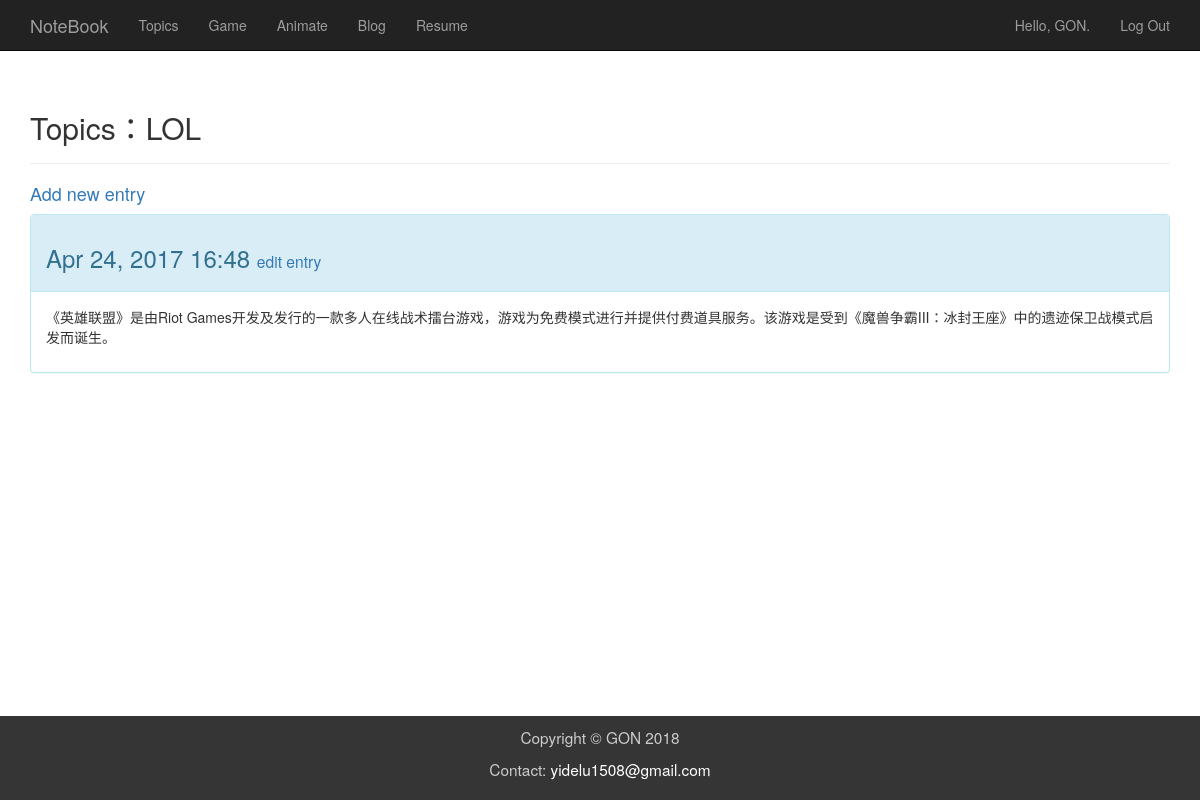
The page /topics/2/ (signed in) on the database its author committed.
### learn/models.py (models this page shows, shortened)
class Topic(models.Model):
    text = models.CharField(max_length=200)
    date_added = models.DateTimeField(auto_now_add=True)
    owner = models.ForeignKey(User)
    def __str__(self):
        return self.text

class Entry(models.Model):
    topic = models.ForeignKey(Topic)
    text = RichTextUploadingField(null=True, blank=True)
    date_added = models.DateTimeField(auto_now_add=True)
    class Meta:
        verbose_name_plural = 'entries'

### learn/views.py (the view)
# urls.py: url(r'^topics/(?P<topic_id>\d+)/$', learn_views.topic, name='topic'),
@login_required
def topic(request, topic_id):
    topic = Topic.objects.get(id = topic_id)
    if topic.owner != request.user:
        raise Http404
    entries = topic.entry_set.order_by('-date_added')
    context = {'topic': topic, 'entries': entries}
    return render(request, 'topic.html', context)

### learn/templates/topic.html
{% extends 'learn/base.html' %}
{% block header %}
  <h2>Topics：{{ topic }}</h2>
{% endblock header %}
{% block content %}
  <h4>
    <a href="{% url 'new_entry' topic.id %}">Add new entry</a>
  </h4>
  {% for entry in entries %}
    <div class="panel panel-info">
      <div class="panel-heading">
        <h3>
          {{ entry.date_added|date:'M d, Y H:i' }}
          <small>
            <a href="{% url 'edit_entry' entry.id %}">edit entry</a>
          </small>
        </h3>
      </div>
      <div class="panel-body">
        {% autoescape off %}
          {{ entry.text|linebreaks }}
        {% endautoescape %}
      </div>
    </div>
  {% empty %}
      <p>There are no entries for this topic yet.</p>
  {% endfor %}
{% endblock content %}

### learn/templates/learn/base.html (shortened to what this page needs)
{% load bootstrap3 %}
<!DOCTYPE html>
<html lang="en">
<head>
  {% bootstrap_css %}
  {% load static %}
  <link rel="stylesheet" href="{% static "css/jquery-ui.min.css" %}">
  <link rel="stylesheet" href="{% static "css/person.css" %}">
</head>
<body>
 <nav class="navbar navbar-inverse navbar-static-top">
   <div class="container">
      <div class="navbar-header">
        <a class="navbar-brand" href="{% url 'home' %}">NoteBook</a>
      </div>
      <div id="navbar" class="navbar-collapse collapse">
        <ul class="nav navbar-nav">
          <li><a href="{% url 'topics' %}">Topics</a></li>
          <li><a href="{% url 'game' %}">Game</a></li>
          <li><a href="{% url 'animate' %}">Animate</a></li>
          <li><a href="{% url 'blog' %}">Blog</a></li>
          <li><a href="{% url 'resume' %}">Resume</a></li>
        </ul>
        <ul class="nav navbar-nav navbar-right">
          {% if user.is_authenticated %}
            <li><a>Hello, {{ user.username }}.</a></li>
            <li><a href="{% url 'logout' %}">Log Out</a></li>
          {% else %}
            <li><a href="{% url 'register' %}">Register</a></li>
            <li><a href="{% url 'login' %}">Log In</a></li>
          {% endif %}
        </ul>
      </div>
    </div>
  </nav>
  <div class="main">
    <div class="container">
        <div class="page-header">
        {% block header %}{% endblock header %}
        </div>
        <div>
        {% block content %}{% endblock content %}
        </div>
    </div>
  </div>
  <footer>
    <div class="container">
        <p>Copyright © GON 2018 </p>
        <p>Contact: <a href="mailto:yidelu1508@gmail.com">yidelu1508@gmail.com</a></p>
    </div>
  </footer>
</body>
</html>

### learn/templates/learn/base.html (style rules this page uses)
body { display: flex; flex-flow: column; min-height: 100vh; }
.main { flex: 1; }
footer { margin-top: 15px; font-size: 1.1em; padding: 10px; background-color: #353535; color: rgb(204,204,204); text-align: center; }
footer a { color: white; }

### rows shown on the page
Topic: text "LOL"
Entry: date_added "Apr 24, 2017 16:48", text "《英雄联盟》是由Riot Games开发及发行的一款多人在线战术擂台游戏，游戏为免费模式进行并提供付费道具服务。该游戏是受到《魔兽争霸III：冰封王座》中的遗迹保卫战模式启发而诞生。"

### other values the page prints
{{ user.username }} "GON"
